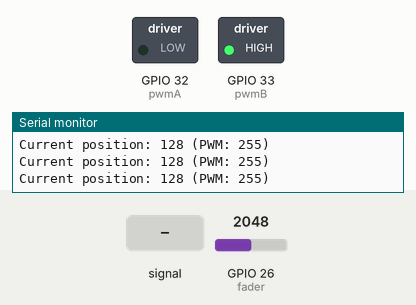
Simulated run of this program. Board: ESP32. Shown: switched loads named in the program (green lamp = pin HIGH), the last lines printed to the serial monitor. The inputs (shaded band) are chosen by the test bench; at power-on: GPIO 26 (fader) = 2048 (analog values on the 0–4095 scale).

Above: at 2.2 s.
2.3 s: GPIO 26 (fader) fed a 200 Hz sine of ±1023 counts around its level
5.3 s: GPIO 26 (fader) set to 3603
At 5.8 s:
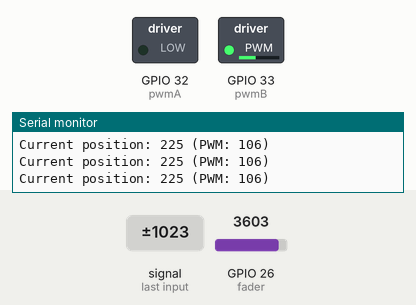
6.8 s: GPIO 26 (fader) set to 3722
At 8.0 s:
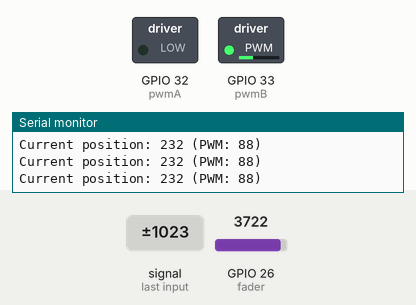
8.3 s: GPIO 26 (fader) set to 3791
At 9.3 s:
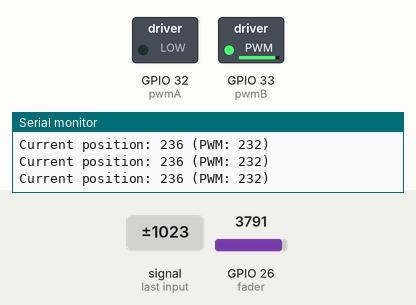
9.8 s: GPIO 26 (fader) set to 4095
At 10.5 s:
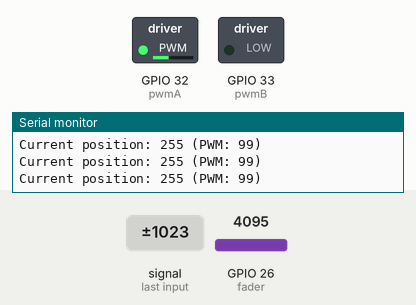
Timing chart, 0 to 12.3 s (numbered marks = the images above; inputs shaded):
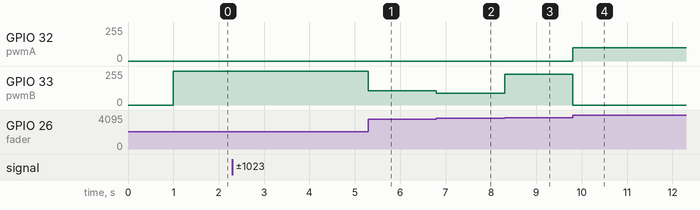

Measured:
- the behaviour switches between 3759 and 3760 on GPIO 26 (fader) (found by bisection; images 2 and 3)
- after the input at 5.3 s, GPIO 33 (pwmB): 255/255 → 106/255 at once
- after the input at 6.8 s, GPIO 33 (pwmB): 106/255 → 88/255 at once
- after the input at 8.3 s, GPIO 33 (pwmB): 88/255 → 231/255 at once
- after the input at 9.8 s, GPIO 32 (pwmA): 0/255 → 99/255 at once; GPIO 33 (pwmB): 231/255 → 0/255 at once

The program:

main.cpp
```cpp
// (licence header left out)
#include <Arduino.h>

// ESP32 GPIO pins for motor control
const int pwmA = 32;  // motor pin A (PWM)
const int pwmB = 33;  // motor pin B (PWM)

// PWM settings for ESP32 LEDC
const int pwmFreq = 100;      // 100 Hz PWM frequency
const int pwmChannelA = 0;    // LEDC channel 0 for motor A
const int pwmChannelB = 1;    // LEDC channel 1 for motor B
const int pwmResolution = 8;  // 8-bit resolution (0-255)

const int fader = 26;  // ESP32 ADC pin (GPIO26) for fader position
int fader_pos = 0;
float filter_amt = 0.75;
float speed = 1.0;

// Oscillation settings
const int position_high = 250;
const int position_low = 10;
int target_position = position_high;
unsigned long last_switch_time = 0;
const unsigned long switch_interval = 2000;  // 2 seconds in milliseconds

// Forward declarations
int calculateEasedSpeed(int distance);
void go_to_position(int new_position);

void setup() {
  Serial.begin(115200);  // ESP32 typically uses 115200 baud
  delay(1000);

  Serial.println("Motorized Fader - Oscillating Mode");
  Serial.println("Oscillating between position 250 and 10 every 2 seconds");

  // Configure LEDC PWM channels for ESP32
  ledcSetup(pwmChannelA, pwmFreq, pwmResolution);
  ledcSetup(pwmChannelB, pwmFreq, pwmResolution);
  ledcAttachPin(pwmA, pwmChannelA);
  ledcAttachPin(pwmB, pwmChannelB);
  ledcWrite(pwmChannelA, 0);
  ledcWrite(pwmChannelB, 0);

  // Configure ADC for fader reading
  analogReadResolution(12);  // ESP32 has 12-bit ADC
  analogSetAttenuation(ADC_11db);  // Full range: 0-3.3V

  // Initialize timer
  last_switch_time = millis();
}

void loop() {
  unsigned long current_time = millis();

  // Check if it's time to switch positions
  if (current_time - last_switch_time >= switch_interval) {
    // Toggle target position
    if (target_position == position_high) {
      target_position = position_low;
      Serial.println("\n=== Switching to position 10 ===");
    } else {
      target_position = position_high;
      Serial.println("\n=== Switching to position 250 ===");
    }
    last_switch_time = current_time;
  }

  // Move to target position (position updates are printed inside this function)
  go_to_position(target_position);

  // Small delay to avoid flooding serial output when at target
  delay(100);
}

// Easing function for smooth deceleration
// Returns PWM value (0-255) based on distance to target
int calculateEasedSpeed(int distance) {
  // Minimum and maximum PWM values
  const int MIN_SPEED = 80;   // Minimum speed to prevent stalling
  const int MAX_SPEED = 255;  // Maximum speed

  // Distance thresholds for easing
  const int FAST_ZONE = 80;   // Full speed when distance > 80
  const int SLOW_ZONE = 15;   // Start easing at distance < 15

  if (distance > FAST_ZONE) {
    // Far away - full speed
    return MAX_SPEED;
  } else if (distance > SLOW_ZONE) {
    // Medium distance - linear interpolation
    float ratio = (float)(distance - SLOW_ZONE) / (FAST_ZONE - SLOW_ZONE);
    return MIN_SPEED + (int)(ratio * (MAX_SPEED - MIN_SPEED));
  } else {
    // Close to target - ease out using quadratic curve
    float ratio = (float)distance / SLOW_ZONE;
    ratio = ratio * ratio;  // Quadratic easing
    return MIN_SPEED + (int)(ratio * (MAX_SPEED - MIN_SPEED));
  }
}

void go_to_position(int new_position) {
  fader_pos = int(analogRead(fader) / 16);  // ESP32 12-bit ADC / 16 = 0-255 range

  static unsigned long last_print = 0;

  while (abs(fader_pos - new_position) > 4) {
    int distance = abs(fader_pos - new_position);
    int pwm_speed = calculateEasedSpeed(distance);

    if (fader_pos > new_position) {
      // Move toward lower position
      ledcWrite(pwmChannelA, pwm_speed);
      ledcWrite(pwmChannelB, 0);
    } else if (fader_pos < new_position) {
      // Move toward higher position
      ledcWrite(pwmChannelA, 0);
      ledcWrite(pwmChannelB, pwm_speed);
    }

    fader_pos = int(analogRead(fader) / 16);  // ESP32 12-bit ADC / 16 = 0-255 range

    // Print position updates while moving
    if (millis() - last_print > 100) {
      Serial.print("Current position: ");
      Serial.print(fader_pos);
      Serial.print(" (PWM: ");
      Serial.print(pwm_speed);
      Serial.println(")");
      last_print = millis();
    }
  }

  // Stop motors
  ledcWrite(pwmChannelA, 0);
  ledcWrite(pwmChannelB, 0);

  // Print final position when stopped
  Serial.print("Current position: ");
  Serial.print(fader_pos);
  Serial.println(" (STOPPED)");
}
```
